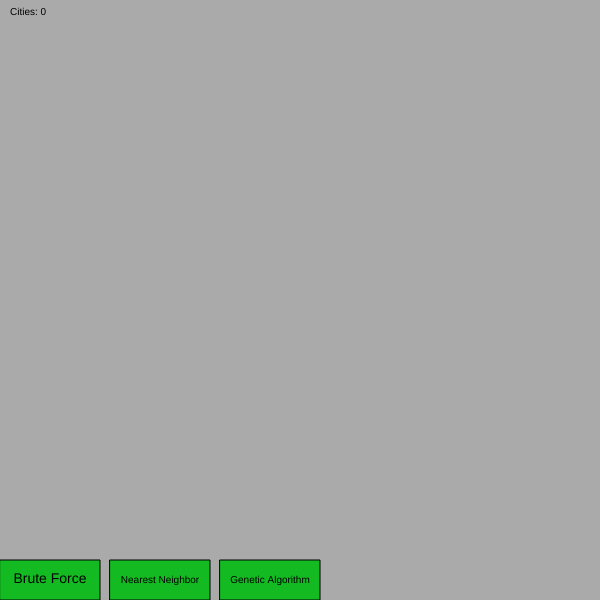
Frame 1 (no input)
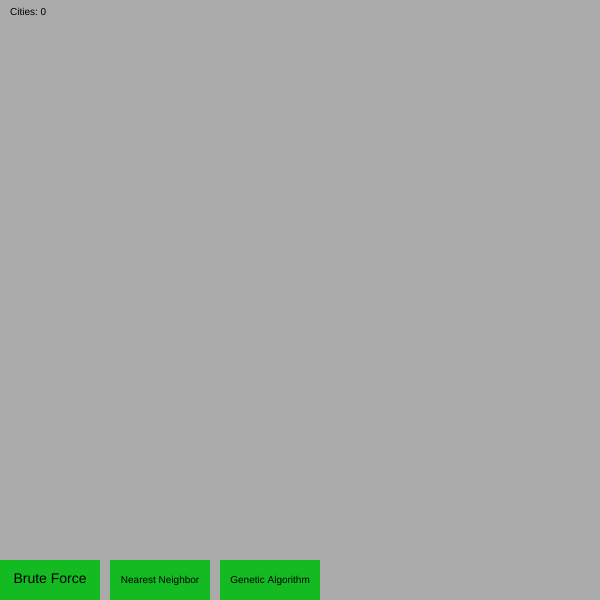
Frame 60 (no input)
Frame 120 (the mouse pressed at the canvas centre since frame 60): identical to frame 60, image omitted

The p5.js sketch that drew these frames (run headless with seeded random() and noise() and a simulated clock; from frame 60 on, the mouse is pressed at the canvas centre):

// p5.js sketch
// ── sketch.js
var cities = [];
var shortest = [];
var buttons = [];
var time = 0;

//// TODO:
//      Create array of buttons or add to setupButtons and checkButtons

function setup() {
  createCanvas(600, 600);
  buttonSetup();
}

function draw() {
  background(170);
  buttonDisplay();
  noStroke();

  textAlign(LEFT);
  text("Cities: " + cities.length, 10, 15);

  if (shortest.length > 1) {
    text("Distance: " + calcDistance(shortest), 10, 30);
    text("Time: " + time / 1000 + " secs", 10, 45);
  }

  for (var i = 0; i < cities.length; i++) {
    cities[i].show();
  }
  drawPath(shortest);
}

//USER INTERFACE

function buttonSetup() {
  buttons.push(new Button(0, height - 40, 100, 40, "Brute Force", 14, [20, 186, 34],
    [10, 176, 24], permute));
  buttons.push(new Button(110, height - 40, 100, 40, "Nearest Neighbor", 10, [20, 186, 34],
    [10, 176, 24], nearestNeighbor));
  buttons.push(new Button(220, height - 40, 100, 40, "Genetic Algorithm", 10, [20, 186, 34],
    [10, 176, 24], train));
}

function buttonDisplay() {
  for (let i = 0; i < buttons.length; i++) {
    buttons[i].display();
  }
}

function buttonHoverCheck() {
  let hovering = false;
  for (let i = 0; i < buttons.length; i++) {
    hovering = buttons[i].checkHover();
    if (hovering) {
      return hovering;
    }
  }
  return hovering;
}

function buttonClickCheck() {
  for (let i = 0; i < buttons.length; i++) {
    buttons[i].checkClicked();
  }
}

function mouseClicked() {

  buttonClickCheck();
  if (!(mouseX > width - 1 || mouseX < 0 || mouseY > height - 1 || mouseY < 0)) {
    if (!buttonHoverCheck()) {
      cities.push(new City(mouseX, mouseY));
    }
  }

}

function drawPath(input) {

  if (input.length < 2) {
    return;
  }
  for (var i = 1; i < input.length; i++) {
    stroke(255);
    line(input[i - 1].x, input[i - 1].y, input[i].x, input[i].y);
    noStroke();
  }

}

//SOLVING

function train(){
  let gen = new Genetic(cities, 1000, 100);
  for(let i = 0; i < gen.genetations; i++){

    gen.paths = selectAndMutate();

  }
  shortest = gen.paths[0];

}

function nearestNeighbor() {
  t0 = window.performance.now();
  if (cities.length < 2) {
    return;
  }
  for (let j = 0; j < cities.length; j++) {
    var shortestPath;
    var shortestDist = 99999999;

    var ready = [...cities];
    var visited = [];

    visited.push(ready.splice(0, 1)[0]);
    while (ready.length != 0) {
      let closestIndex = -1;
      let num = 99999999;

      for (let i = 0; i < ready.length; i++) {

        let prevCity = visited[visited.length - 1];
        let tempDist = dist(prevCity.x, prevCity.y, ready[i].x, ready[i].y);
        if (tempDist < num) {
          num = tempDist;
          closestIndex = i;
        }
      }

      visited.push(ready.splice(closestIndex, 1)[0]);
    }
  }
  shortest = visited;
  t1 = window.performance.now();
  time = t1 - t0;
  return visited;

}

function calcDistance(input) {
  if (input.length < 2) {
    return -1;
  }
  var sum = 0;
  for (var i = 1; i < input.length; i++) {
    sum += dist(input[i - 1].x, input[i - 1].y, input[i].x, input[i].y);
  }
  return sum;
}

function permute() {
  t0 = window.performance.now();
  var input = cities;
  var minDist = 99999999;
  var minPath = [];
  var permArr = [],
    usedChars = [];
  p_helper(input);
  shortest = minPath;
  t1 = window.performance.now();
  time = t1 - t0;
  return minPath;

  function p_helper(input) {
    var i, ch;

    for (i = 0; i < input.length; i++) {
      ch = input.splice(i, 1)[0];
      usedChars.push(ch);
      if (input.length == 0) {
        let tempPath = usedChars.slice();
        let tempDist = calcDistance(tempPath);
        if (tempDist < minDist) {
          minDist = tempDist;
          minPath = tempPath;
        }
        permArr.push(tempPath);
      }
      p_helper(input);
      input.splice(i, 0, ch);
      usedChars.pop();
    }

    return permArr
  };


};

// ── Genetic.js
class Genetic {

  //init paths
  //train - iterate n times
  //        - select top 50% paths
  //        - mutate paths
  //      - select top path and return

  constructor(cities, population, generations){
    this.cities = cities;
    this.generations = generations;
    this.population = population;
    this.paths = [];
  }

  selectAndMutate(){

    this.paths = this.paths.sort(this.comparePaths);
    let topPaths = [];
    for(let i = 0; i < this.population/2; i++){

      topPaths.push(this.paths[i]);

    }
    let newPaths = [];
    for(let i = 0; i < topPaths.length; i++){

      newPaths.push(this.swap(topPaths[i]));

    }
    return topPaths.concat(newPaths);

  }

  comparePaths(a, b){
    return calcDistance(a) - calcDistance(b);
  }

  populatePaths(){

    for(let i = 0; i < this.population; i++){
      this.paths.push(this.generateRandomPath());
    }

  }

  generateRandomPath(){
    let unvisited = [...this.cities];
    let visited = [];
    let loops = unvisited.length;
    for(let i = 0; i < loops; i++){
      let j = floor(random(0, unvisited.length));
      visited.push(unvisited.splice(j, 1)[0]);
    }
    return visited;
  }
  //a -> b -> c -> d
  //a -> c -> b -> d
  swap(path){
    let newPath = path.slice();
    let a = floor(random(path.length));
    let b = floor(random(path.length));

    while(b == a){
      b = floor(random(path.length));
    }
    console.log(a);
    console.log(b);
    let t = newPath[a];
    newPath[a] = newPath[b];
    newPath[b] = t;
    console.log(newPath);
    return newPath;
  }
}

// ── button.js
class Button {

  constructor(x, y, width, height, text, fontSize, color, hoverColor, action){
    this.x = x;
    this.y = y;
    this.width = width;
    this.height = height;
    this.text = text;
    this.fontSize = fontSize;
    this.color = color;
    this.hoverColor = hoverColor;
    this.action = action;
  }

  checkClicked(mX, mY){
    if(mX < this.x + this.width && mX >= this.x && mY >= this.y && mY < this.y + this.height){
      this.action();
    }
  }

  checkHover(mX, mY){
    return mX < this.x + this.width && mX >= this.x && mY >= this.y && mY < this.y + this.height;
  }

  display(){
    if(this.checkHover(mouseX, mouseY)){
      fill(this.hoverColor[0], this.hoverColor[1], this.hoverColor[2]);
    }
    else{
      fill(this.color[0], this.color[1], this.color[2]);
    }
    rect(this.x, this.y, this.width, this.height);
    fill(0);
    textSize(this.fontSize);
    textAlign(CENTER);
    text(this.text, this.x + this.width/2, this.y + this.height/1.75);
  }


}

// ── city.js
class City {

  constructor(x, y) {
    this.x = x;
    this.y = y;
  }

  show() {
    fill(0);
    ellipse(this.x, this.y, 10, 10);
  }

}
